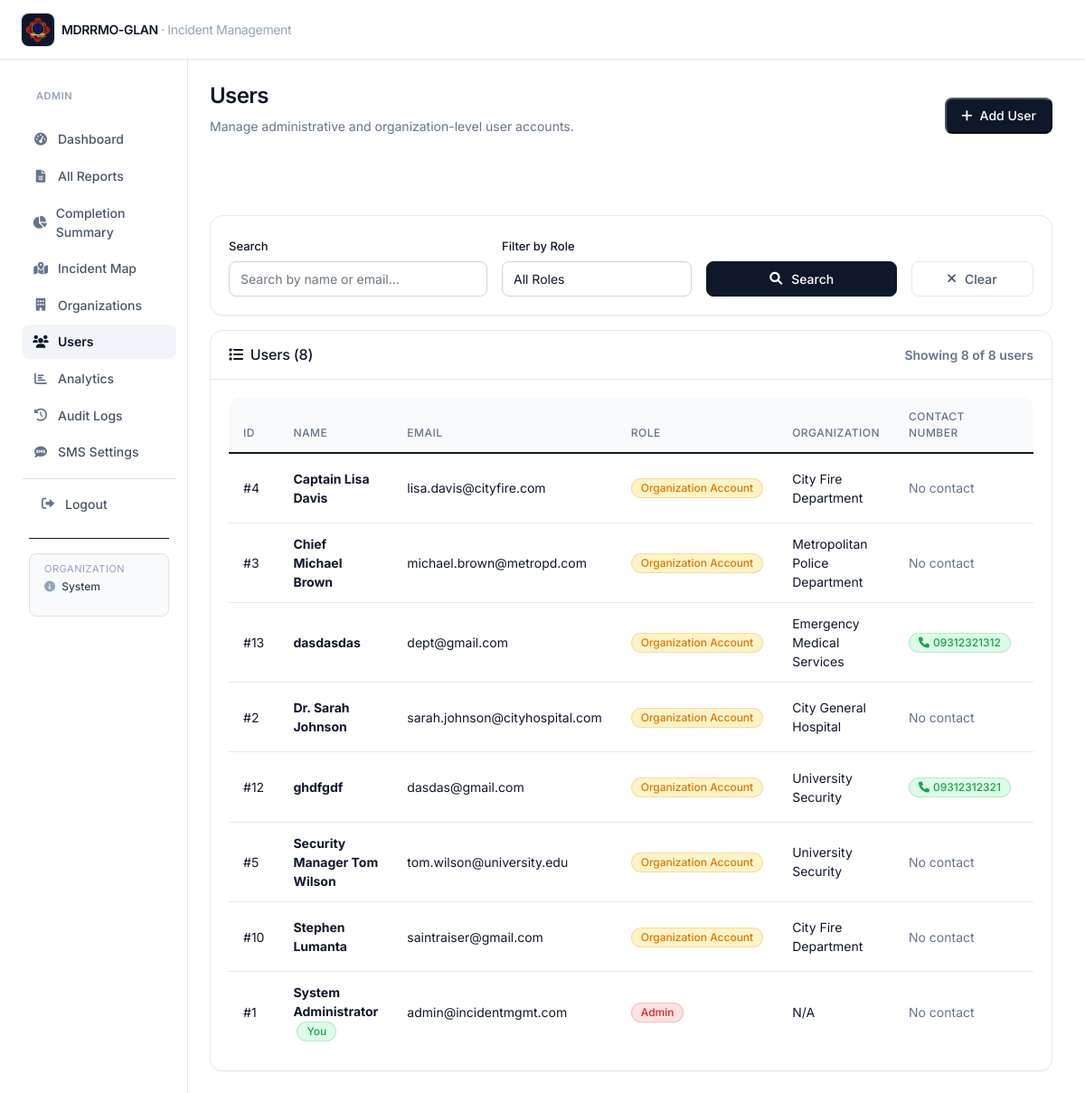
/organizations/users.php (signed in), run on the app's committed database.
### tables this page shows
CREATE TABLE IF NOT EXISTS `users` (
  `id` int NOT NULL AUTO_INCREMENT,
  `name` varchar(255) NOT NULL,
  `email` varchar(191) NOT NULL,
  `password` varchar(255) NOT NULL,
  `role` enum('Admin','Organization Account','Responder','Organization Member') NOT NULL,
  `organization_id` int DEFAULT NULL,
  `contact_number` varchar(20) DEFAULT NULL,
  `created_at` timestamp NULL DEFAULT CURRENT_TIMESTAMP,
  PRIMARY KEY (`id`),
  UNIQUE KEY `email` (`email`),
  KEY `organization_id` (`organization_id`),
  KEY `idx_contact_number` (`contact_number`)
);

CREATE TABLE IF NOT EXISTS `organizations` (
  `id` int NOT NULL AUTO_INCREMENT,
  `org_name` varchar(255) NOT NULL,
  `org_type` enum('Hospital','Police','Fire Department','Security','Emergency Services') NOT NULL,
  `contact_number` varchar(20) DEFAULT NULL,
  `address` text,
  `latitude` decimal(10,8) DEFAULT NULL,
  `longitude` decimal(11,8) DEFAULT NULL,
  `logo_path` varchar(512) DEFAULT NULL,
  `created_at` timestamp NULL DEFAULT CURRENT_TIMESTAMP,
  PRIMARY KEY (`id`)
);

### organizations/users.php (the view, shortened to what this page needs)
<?php
include '../views/header.php';
$database = new Database();
$db = $database->getConnection();
$search = $_GET['search'] ?? '';
$page = max(1, (int)($_GET['page'] ?? 1));
$per_page = 10;
$offset = ($page - 1) * $per_page;
$where_conditions = [];
$params = [];
$where_clause = !empty($where_conditions) ? "WHERE " . implode(" AND ", $where_conditions) : "";
$count_query = "SELECT COUNT(*) as total FROM users u LEFT JOIN organizations o ON u.organization_id = o.id $where_clause";
$count_stmt = $db->prepare($count_query);
$count_stmt->execute($params);
$total_records = $count_stmt->fetch()['total'];
$query = "SELECT u.*, o.org_name
          FROM users u
          LEFT JOIN organizations o ON u.organization_id = o.id
          $where_clause
          ORDER BY u.name
          LIMIT $per_page OFFSET $offset";
$stmt = $db->prepare($query);
$stmt->execute($params);
$users = $stmt->fetchAll();
?>
<div class="container-fluid">
    <div class="row g-0">
        <?php include '../views/sidebar.php'; ?>
        <main class="col-md-9 ms-sm-auto col-lg-10 main-content">
            <div class="flex flex-col sm:flex-row sm:items-center sm:justify-between gap-3 pb-5 mb-6 border-b border-slate-200">
                <div>
                    <h1 class="text-2xl font-semibold tracking-tight text-slate-900">Users</h1>
                    <p class="text-sm text-slate-500 mt-1">Manage administrative and organization-level user accounts.</p>
                </div>
                <button type="button" class="inline-flex items-center gap-2 rounded-lg bg-slate-900 px-3 py-2 text-sm font-medium text-white hover:bg-slate-800 transition" data-bs-toggle="modal" data-bs-target="#createModal">
                    <i class="fas fa-plus"></i>Add User
                </button>
            </div>
            <div class="card mb-3">
                <div class="card-body">
                    <form method="GET" class="row g-3">
                        <div class="col-md-4">
                            <label for="search" class="form-label">Search</label>
                            <input type="text" class="form-control" id="search" name="search"
                                   placeholder="Search by name or email..." value="<?php echo htmlspecialchars($search); ?>">
                        </div>
                        <div class="col-md-3">
                            <label for="role" class="form-label">Filter by Role</label>
                            <select class="form-select" id="role" name="role">
                                <option value="">All Roles</option>
                            </select>
                        </div>
                        <div class="col-md-3">
                            <label class="form-label">&nbsp;</label>
                            <div class="d-grid">
                                <button type="submit" class="btn btn-primary">
                                    <i class="fas fa-search me-1"></i>Search
                                </button>
                            </div>
                        </div>
                        <div class="col-md-2">
                            <label class="form-label">&nbsp;</label>
                            <div class="d-grid">
                                <a href="users.php" class="btn btn-outline-secondary">
                                    <i class="fas fa-times me-1"></i>Clear
                                </a>
                            </div>
                        </div>
                    </form>
                </div>
            </div>
            <div class="card">
                <div class="card-header d-flex justify-content-between align-items-center">
                    <h6 class="mb-0">
                        <i class="fas fa-list me-2"></i>Users (<?php echo $total_records; ?>)
                    </h6>
                    <small class="text-muted">
                        Showing <?php echo count($users); ?> of <?php echo $total_records; ?> users
                    </small>
                </div>
                <div class="card-body">
                    <div class="table-responsive">
                        <table class="table table-hover">
                            <thead>
                                <tr>
                                    <th>ID</th>
                                    <th>Name</th>
                                    <th>Email</th>
                                    <th>Role</th>
                                    <th>Organization</th>
                                    <th>Contact Number</th>
                                    <th>Created</th>
                                </tr>
                            </thead>
                            <tbody>
                                <?php foreach ($users as $user): ?>
                                    <tr>
                                        <td>#<?php echo $user['id']; ?></td>
                                        <td>
                                            <strong><?php echo htmlspecialchars($user['name']); ?></strong>
                                            <?php if ($user['id'] == $_SESSION['user_id']): ?>
                                                <span class="badge bg-success ms-1">You</span>
                                            <?php endif; ?>
                                        </td>
                                        <td><?php echo htmlspecialchars($user['email']); ?></td>
                                        <td>
                                            <?php
                                            $role_badges = [
                                                'Admin' => 'bg-danger',
                                                'Organization Account' => 'bg-warning',
                                                'Responder' => 'bg-info'
                                            ];
                                            $badge_class = $role_badges[$user['role']] ?? 'bg-secondary';
                                            ?>
                                            <span class="badge <?php echo $badge_class; ?>"><?php echo $user['role']; ?></span>
                                        </td>
                                        <td><?php echo htmlspecialchars($user['org_name'] ?? 'N/A'); ?></td>
                                        <td>
                                            <?php if (!empty($user['contact_number'])): ?>
                                                <span class="badge bg-success">
                                                    <i class="fas fa-phone me-1"></i><?php echo htmlspecialchars($user['contact_number']); ?>
                                                </span>
                                            <?php else: ?>
                                                <span class="text-muted">No contact</span>
                                            <?php endif; ?>
                                        </td>
                                        <td><?php echo format_date($user['created_at']); ?></td>
                                    </tr>
                                <?php endforeach; ?>
                            </tbody>
                        </table>
                    </div>
                </div>
            </div>
        </main>
    </div>
</div>
<?php include '../views/footer.php'; ?>

### assets/shadcn.css (style rules this page uses)
:root, :root[data-theme='light'] { --background: #ffffff; --surface: #ffffff; --surface-muted: #f8fafc; --surface-hover: #f1f5f9; --foreground: #0f172a; --muted: #64748b; --muted-foreground: #475569; --border: #e2e8f0; --border-strong: #cbd5e1; --primary: #0f172a; --primary-foreground: #ffffff; --primary-hover: #1e293b; --ring: rgba(15, 23, 42, 0.18); --success: #16a34a; --success-soft: #dcfce7; --warning: #d97706; --warning-soft: #fef3c7; --danger: #dc2626; --danger-soft: #fee2e2; --info: #2563eb; --info-soft: #dbeafe; --secondary: #64748b; --secondary-soft: #f1f5f9; --topbar-bg: #ffffff; --topbar-fg: #0f172a; --sidebar-bg: #ffffff; --sidebar-fg: #475569; --sidebar-active-bg: #f1f5f9; --sidebar-active-fg: #0f172a; }
html, body { height: 100%; }
body { background: var(--background) !important; color: var(--foreground); font-family: 'Inter', ui-sans-serif, system-ui, -apple-system, 'Segoe UI', Roboto, sans-serif; -webkit-font-smoothing: antialiased; -moz-osx-font-smoothing: grayscale; min-height: 100vh; display: flex; flex-direction: column; }
a { color: var(--primary); }
h1, h2, h3, h4, h5, h6 { color: var(--foreground); letter-spacing: -0.01em; }
.main-content { position: relative; z-index: 1; background: var(--background); padding: 1.5rem 1.5rem !important; }
.container-fluid > .row { min-height: calc(100vh - 64px); }
.card { background: var(--surface) !important; border: 1px solid var(--border) !important; border-radius: 0.875rem !important; box-shadow: 0 1px 2px 0 rgba(15, 23, 42, 0.04) !important; color: var(--foreground) !important; transition: box-shadow 0.15s ease, border-color 0.15s ease; }
.card-header { background: transparent !important; border-bottom: 1px solid var(--border) !important; padding: 1rem 1.25rem !important; font-weight: 600; color: var(--foreground) !important; }
.card-body { padding: 1.25rem !important; }
.btn { border-radius: 0.5rem !important; font-weight: 500 !important; font-size: 0.875rem !important; padding: 0.5rem 0.875rem !important; transition: all 0.15s ease !important; display: inline-flex; align-items: center; justify-content: center; gap: 0.375rem; border: 1px solid transparent; }
.btn-primary, .btn-dark { background: var(--primary) !important; color: var(--primary-foreground) !important; border-color: var(--primary) !important; box-shadow: 0 1px 2px rgba(15, 23, 42, 0.1) !important; }
.btn-outline-secondary { background: transparent !important; color: var(--muted-foreground) !important; border-color: var(--border) !important; }
.form-control, .form-select { background: var(--surface) !important; border: 1px solid var(--border-strong) !important; color: var(--foreground) !important; border-radius: 0.5rem !important; padding: 0.5rem 0.75rem !important; font-size: 0.875rem !important; transition: border-color 0.15s ease, box-shadow 0.15s ease !important; }
.form-label { font-size: 0.8125rem !important; font-weight: 500 !important; color: var(--foreground) !important; margin-bottom: 0.375rem !important; }
.table { color: var(--foreground) !important; font-size: 0.875rem; margin-bottom: 0; }
.table thead th { color: var(--muted) !important; font-weight: 500 !important; font-size: 0.75rem !important; text-transform: uppercase; letter-spacing: 0.04em; border-bottom: 1px solid var(--border) !important; padding: 0.75rem 1rem !important; background: var(--surface-muted) !important; }
.table tbody td { padding: 0.75rem 1rem !important; border-bottom: 1px solid var(--border) !important; vertical-align: middle; }
.table tbody tr:last-child td { border-bottom: none !important; }
.table-responsive { border-radius: 0.75rem; overflow: hidden; }
.badge { display: inline-flex !important; align-items: center !important; font-weight: 500 !important; font-size: 0.75rem !important; padding: 0.25rem 0.625rem !important; border-radius: 9999px !important; letter-spacing: 0; border: 1px solid transparent; }
.badge.bg-success, .bg-success { background: var(--success-soft) !important; color: var(--success) !important; border-color: rgba(22, 163, 74, 0.2); }
.badge.bg-warning, .bg-warning { background: var(--warning-soft) !important; color: var(--warning) !important; border-color: rgba(217, 119, 6, 0.2); }
.badge.bg-danger, .bg-danger { background: var(--danger-soft) !important; color: var(--danger) !important; border-color: rgba(220, 38, 38, 0.2); }
.text-muted { color: var(--muted) !important; }

### data on the page
users: id "4", name "Captain Lisa Davis", email "lisa.davis@cityfire.com", role "Organization Account", organization.org_name "City Fire Department", shows "No contact"
users: id "3", name "Chief Michael Brown", email "michael.brown@metropd.com", role "Organization Account", organization.org_name "Metropolitan Police Department", shows "No contact"
users: id "13", name "dasdasdas", email "dept@gmail.com", role "Organization Account", organization.org_name "Emergency Medical Services", contact_number "09312321312"
users: id "2", name "Dr. Sarah Johnson", email "sarah.johnson@cityhospital.com", role "Organization Account", organization.org_name "City General Hospital", shows "No contact"
users: id "12", name "ghdfgdf", email "dasdas@gmail.com", role "Organization Account", organization.org_name "University Security", contact_number "09312312321"
users: id "5", name "Security Manager Tom Wilson", email "tom.wilson@university.edu", role "Organization Account", organization.org_name "University Security", shows "No contact"
users: id "10", name "Stephen Lumanta", email "saintraiser@gmail.com", role "Organization Account", organization.org_name "City Fire Department", shows "No contact"
users: id "1", name "System Administrator", shows "You", email "admin@incidentmgmt.com", role "Admin", org_name "N/A", shows "No contact"

### other printed values
$_SESSION['user_role'] "ADMIN"
$total_records "8"
count($users) "8"
